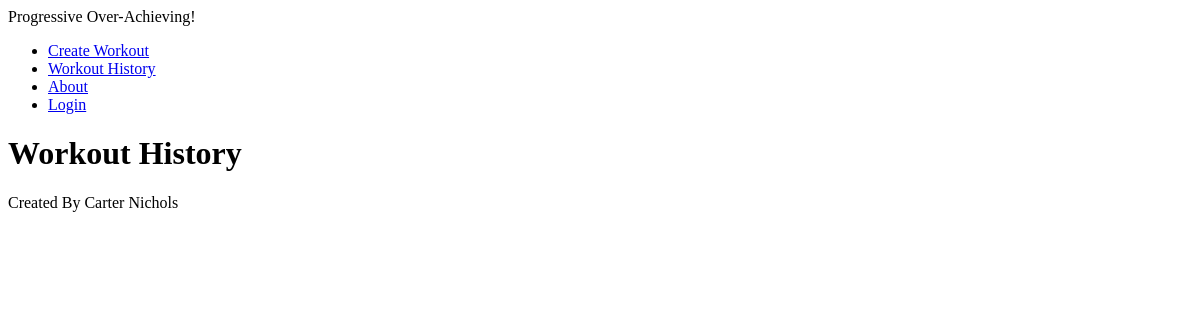
Page /workouts/history/ on the earlier database version.
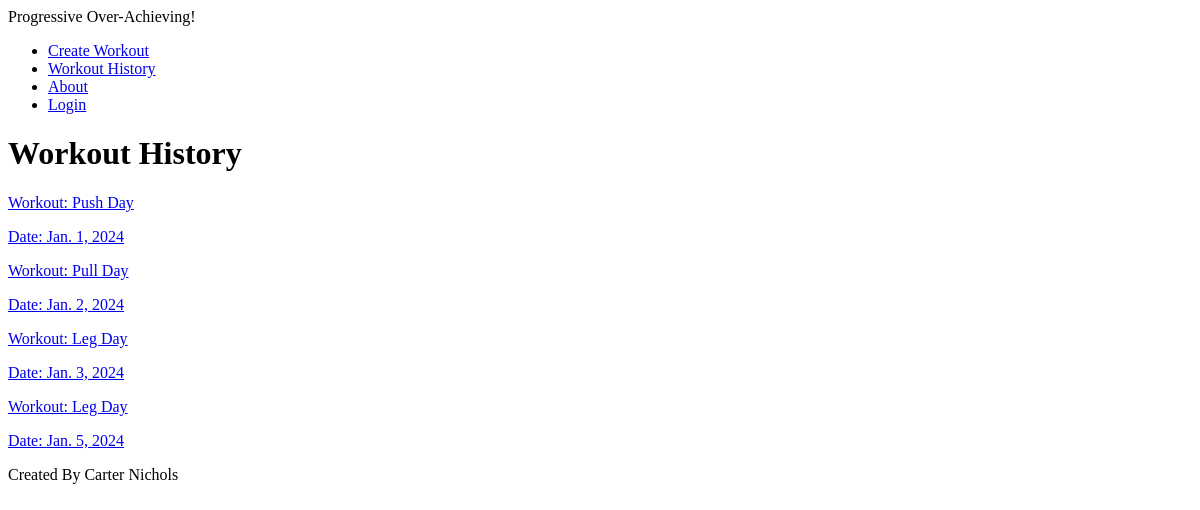
Same page on the later database version.
### main_app/models.py (models this page shows, shortened)
class Workout(models.Model):
    name = models.CharField(max_length=100)
    date = models.DateField('Date')

### main_app/views.py (the view)
# urls.py: path('workouts/history/', views.history, name='history'),
def history(request):
    workouts = Workout.objects.all()
    return render(request, 'workouts/history.html', {
        'workouts': workouts
    })

### main_app/templates/workouts/history.html
{% extends 'base.html' %}
{% block content %}
<h1>Workout History</h1>
{% for workout in workouts %}
<div>
    <a href="{% url 'workout_detail' workout.id %}">
        <p>Workout: {{workout.name}}</p>
        <p>Date: {{workout.date}}</p>
    </a>
</div>
{% endfor %}
{% endblock %}

### main_app/templates/base.html (shortened to what this page needs)
{% load static %}
<!DOCTYPE html>
<html lang="en">
<head>
    <link rel="stylesheet" type="text/css" href="{% static 'css/style.css' %}">
</head>
<body>
    <header>
        <nav>
            <div>Progressive Over-Achieving!</div>
            <ul>
                <li><a href="{% url 'create_workout' %}">Create Workout</a></li>
                <li><a href="{% url 'history' %}">Workout History</a></li>
                <li><a href="{% url 'about' %}">About</a></li>
                <li><a href="{% url 'home' %}">Login</a></li>
            </ul>
        </nav>
    </header>
    <main>
        {% block content %}
        {% endblock %}
    </main>
    <footer>
        <div>Created By Carter Nichols</div>
    </footer>
</body>
</html>

Differences in the rows shown:
added Workout: name "Push Day", date "Jan. 1, 2024"
added Workout: name "Pull Day", date "Jan. 2, 2024"
added Workout: name "Leg Day", date "Jan. 3, 2024"
added Workout: name "Leg Day", date "Jan. 5, 2024"
